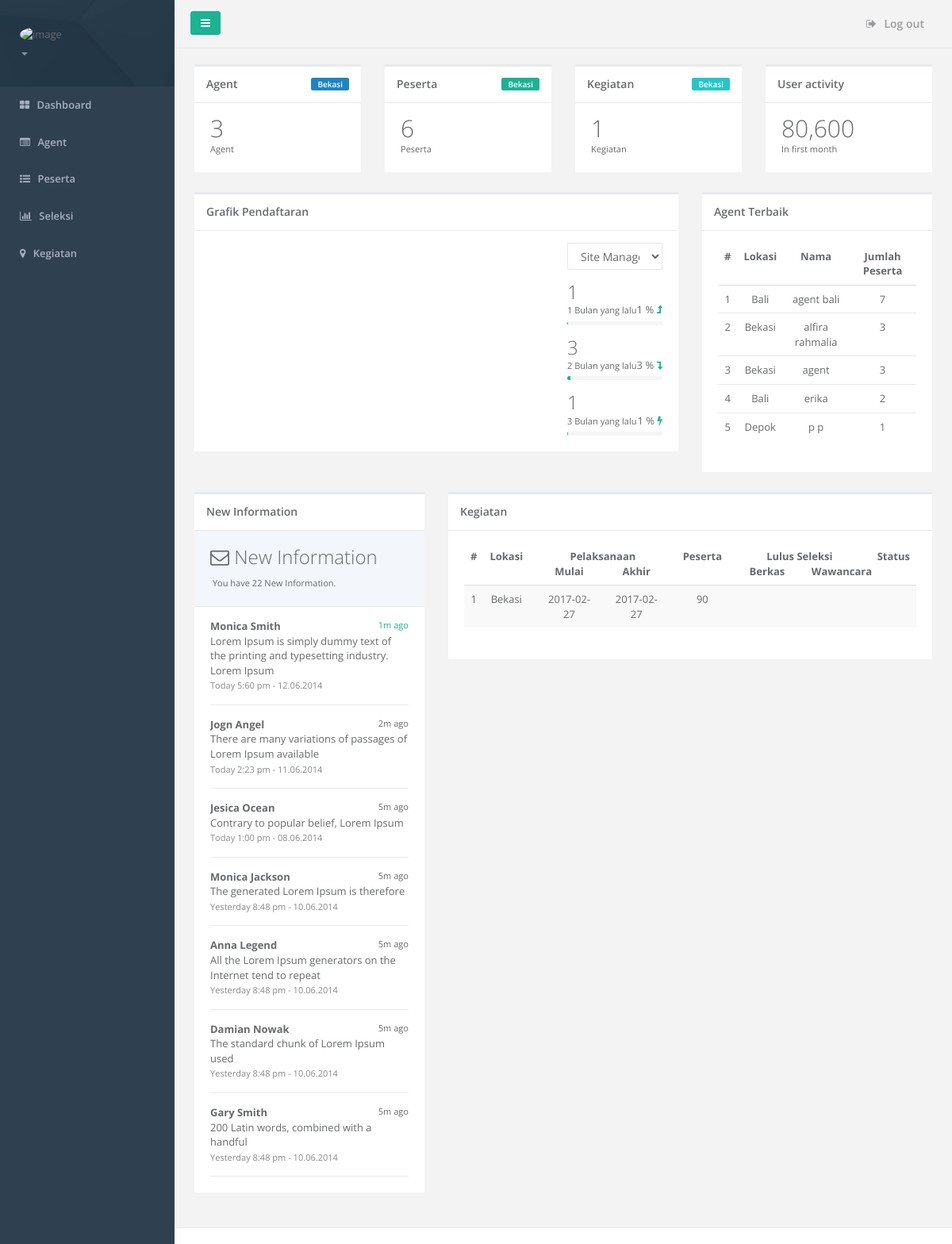
The page /SiteManager/dashboard.php?kode=001 on the database its author committed.
### tables this page shows
CREATE TABLE IF NOT EXISTS `tbl_lokasi` (
  `kode_lokasi` varchar(50) NOT NULL,
  `nama_lokasi` varchar(50) NOT NULL,
  `kode_provinsi` varchar(50) NOT NULL,
  `kode_kabupaten` varchar(50) NOT NULL,
  `gambar` varchar(255) NOT NULL,
  `kode_kecamatan` varchar(50) NOT NULL,
  PRIMARY KEY (`kode_lokasi`)
);

CREATE TABLE IF NOT EXISTS `tbl_kegiatan` (
  `kode_kegiatan` varchar(50) NOT NULL,
  `nama_kegiatan` varchar(50) NOT NULL,
  `tgl_mulai` date NOT NULL,
  `tgl_selesai` date NOT NULL,
  `kode_lokasi` varchar(50) NOT NULL,
  `target_peserta` varchar(50) NOT NULL,
  `tgl_pendaftaran` date NOT NULL,
  `tgl_penutupan` date NOT NULL,
  `tgl_seleksiberkas` date NOT NULL,
  `tgl_wawancara` date NOT NULL,
  `status` varchar(50) NOT NULL,
  PRIMARY KEY (`kode_kegiatan`)
);

### SiteManager/dashboard.php (the view, shortened to what the rows shown need)
<?php
    include '../koneksi.php';
    $kode_lokasi = $_GET['kode'];
    $lokasi = mysqli_fetch_array(mysqli_query($conn, "SELECT * FROM tbl_lokasi where kode_lokasi = '$kode_lokasi' "));
?>
<!DOCTYPE html>
<html>
<head>
    <link href="../css/bootstrap.min.css" rel="stylesheet" />
    <link href="../font-awesome/css/font-awesome.css" rel="stylesheet" />
    <link href="../css/animate.css" rel="stylesheet" />
    <link href="../css/style.css" rel="stylesheet" />
</head>
<body>
    <?php
        include 'b.php';
    ?>
        <div class="wrapper wrapper-content animated fadeInRight">
            <div class="row">
                <div class="col-lg-3">
                    <div class="ibox float-e-margins">
                        <div class="ibox-title">
                            <span class="label label-success pull-right"><?php echo $lokasi['nama_lokasi'] ?></span>
                            <h5>Agent</h5>
                        </div>
                        <div class="ibox-content">
                            <h1 class="no-margins">
                                <?php
                                    $query_agent = mysqli_query($conn, "SELECT * FROM tbl_agent where kode_lokasi = '$kode_lokasi' ");
                                    $numrows = mysqli_num_rows($query_agent);
                                    echo $numrows;
                                ?>
                            </h1>
                        </div>
                    </div>
                </div>
                <div class="col-lg-3">
                    <div class="ibox float-e-margins">
                        <div class="ibox-title">
                            <span class="label label-primary pull-right"><?php echo $lokasi['nama_lokasi'] ?></span>
                            <h5>Peserta</h5>
                        </div>
                        <div class="ibox-content">
                            <h1 class="no-margins">
                                <?php
                                    $query_peserta = mysqli_query($conn, "SELECT * FROM tbl_peserta where kode_lokasi='$kode_lokasi' ");
                                    $numrows = mysqli_num_rows($query_peserta);
                                    echo $numrows;
                                ?>
                            </h1>
                        </div>
                    </div>
                </div>
                <div class="col-lg-3">
                    <div class="ibox float-e-margins">
                        <div class="ibox-title">
                            <span class="label label-info pull-right"><?php echo $lokasi['nama_lokasi'] ?></span>
                            <h5>Kegiatan</h5>
                        </div>
                        <div class="ibox-content">
                            <h1 class="no-margins">
                                <?php
                                    $query_kegiatan = mysqli_query($conn, "SELECT * FROM tbl_kegiatan where kode_lokasi = '$kode_lokasi' ");
                                    $numrows = mysqli_num_rows($query_kegiatan);
                                    echo $numrows;
                                ?>
                            </h1>
                        </div>
                    </div>
                </div>
                <div class="col-lg-3">
                    <div class="ibox float-e-margins">
                        <div class="ibox-content">
                            <h1 class="no-margins">80,600</h1>
                        </div>
                    </div>
                </div>
            </div>
            <div class="row">
                <div class="col-lg-8">
                    <div class="ibox float-e-margins">
                        <div class="ibox-content">
                            <div class="row">
                                <div class="col-lg-3">
                                    <ul class="stat-list">
                                        <li>
                                            <h2 class="no-margins">
                                                <?php
                                                    $query1 = mysqli_query($conn, "SELECT * FROM tbl_peserta WHERE kode_lokasi='$kode_lokasi' AND YEAR(tgl_daftar) = YEAR(CURRENT_DATE - INTERVAL 1 MONTH) AND MONTH(tgl_daftar) = MONTH(CURRENT_DATE - INTERVAL 1 MONTH)");
                                                    $jumlah = mysqli_num_rows($query1);
                                                    echo $jumlah;
                                                ?>
                                            </h2>
                                        </li>
                                        <li>
                                            <h2 class="no-margins ">
                                                <?php
                                                    $query2 = mysqli_query($conn, "SELECT * FROM tbl_peserta WHERE kode_lokasi='$kode_lokasi' AND YEAR(tgl_daftar) = YEAR(CURRENT_DATE - INTERVAL 2 MONTH) AND MONTH(tgl_daftar) = MONTH(CURRENT_DATE - INTERVAL 2 MONTH)");
                                                    $jumlah2 = mysqli_num_rows($query2);
                                                    echo $jumlah2;
                                                ?>
                                            </h2>
                                        </li>
                                        <li>
                                            <h2 class="no-margins ">
                                                <?php
                                                    $query3 = mysqli_query($conn, "SELECT * FROM tbl_peserta WHERE kode_lokasi='$kode_lokasi' AND YEAR(tgl_daftar) = YEAR(CURRENT_DATE - INTERVAL 3 MONTH) AND MONTH(tgl_daftar) = MONTH(CURRENT_DATE - INTERVAL 3 MONTH)");
                                                    $jumlah3 = mysqli_num_rows($query3);
                                                    echo $jumlah3;
                                                ?>
                                            </h2>
                                        </li>
                                    </ul>
                                </div>
                            </div>
                        </div>
                    </div>
                </div>
                <div class="col-lg-4">
                    <div class="ibox float-e-margins">
                        <div class="ibox-content">
                            <table class="table">
                                <thead>
                                    <tr>
                                        <th>#</th>
                                        <th>Lokasi</th>
                                        <th>Nama</th>
                                        <th>Jumlah Peserta</th>
                                    </tr>
                                </thead>
                            </table>
                        </div>
                    </div>
                </div>
            </div>
            <div class="row">
                <div class="col-lg-8">
                    <div class="ibox float-e-margins">
                        <div class="ibox-content">
                            <div class="table-responsive">
                                <table class="table table-striped">
                                    <thead>
                                    <tr>
                                        <th>#</th>
                                        <th>Lokasi</th>
                                        <th>
                                            <div class="text-center">Pelaksanaan</div>
                                            <div class="col-sm-6">Mulai</div>
                                            <div class="col-sm-6">Akhir</div>
                                        </th>
                                        <th>Peserta</th>
                                        <th>
                                            <div class="text-center">Lulus Seleksi</div>
                                            <div class="col-sm-6">Berkas</div>
                                            <div class="col-sm-6">Wawancara</div>
                                        </th>
                                        <th>Status</th>
                                    </tr>
                                    </thead>
                                    <tbody>
                                        <?php
                                            $i = 0;
                                            $query2 = mysqli_query($conn, "SELECT b.nama_lokasi,a.status, a.tgl_mulai, a.tgl_selesai, a.target_peserta FROM tbl_kegiatan AS a inner join tbl_lokasi AS b on a.kode_lokasi = b.kode_lokasi where a.kode_lokasi='$kode_lokasi'");
                                            while($row2=mysqli_fetch_array($query2)) {
                                                $i++;
                                                echo "<tr>";
                                                echo "<td>".$i."</td>";
                                                echo "<td>".$row2['nama_lokasi']."</td>";
                                                echo "<td>";
                                                echo "<div class='col-sm-6'>".$row2['tgl_mulai']."</div>";
                                                echo "<div class='col-sm-6'>".$row2['tgl_selesai']."</div>";
                                                echo "</td>";
                                                echo "<td>".$row2['target_peserta']."</td>";
                                                echo "<td>";
                                                echo "<div class='col-sm-6'></div>";
                                                echo "<div class='col-sm-6'></div>";
                                                echo "</td>";
                                                echo "<td>".$row2['status']."</td>";
                                                echo "</tr>";
                                            }
                                        ?>
                                    </tbody>
                                </table>
                            </div>
                        </div>
                    </div>
                </div>
            </div>
        </div>
    </div>
</body>
</html>

### rows shown on the page
tbl_lokasi: nama_lokasi "Bekasi"
tbl_kegiatan: kode_lokasi.nama_lokasi "Bekasi", tgl_mulai "2017-02-27", tgl_selesai "2017-02-27", target_peserta "90"

### other values the page prints
$numrows "3"
$numrows "6"
$numrows "1"
$jumlah "1"
$bar "1"
$jumlah2 "3"
$bar2 "3"
$jumlah3 "1"
$bar3 "1"
$a['nama_lokasi'] "Bali"
$a['nama'] "agent bali"
$a['total'] "7"
$a['nama_lokasi'] "Bekasi"
$a['nama'] "alfira rahmalia"
$a['total'] "3"
